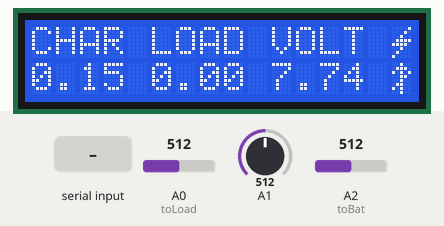
Bench run of a sketch on a simulated Arduino Uno, built with avr-gcc and run on an emulated ATmega328P. On the bench: 16×2 character LCD. Inputs (shaded band) come from the test bench; at power-on: A2 (toBat) = 512, A0 (toLoad) = 512, A1 = 512.

Above: at 1.3 s.
1.4 s: A2 (toBat) set to 502
At 2.2 s:
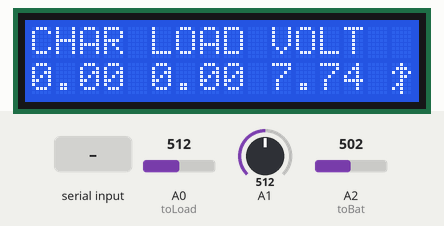
3.0 s: "Y" received over Serial
4.6 s: "C" received over Serial
6.3 s: A2 (toBat) set to 511
At 7.5 s:
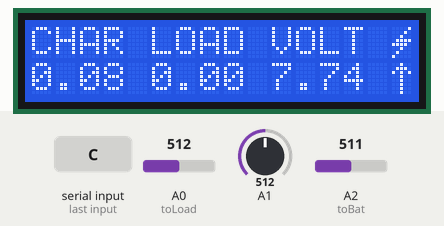
7.9 s: "Y" received over Serial
9.6 s: A0 (toLoad) set to 716
At 10.9 s:
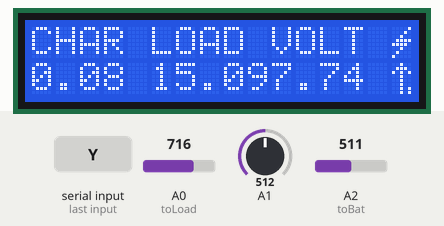
Timing chart, 0 to 12.6 s (numbered marks = the images above; inputs shaded):
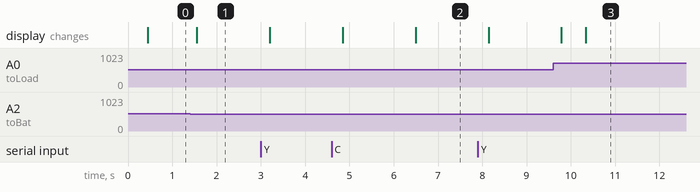

The sketch:

Arduino_code.ino
```cpp
#include <LiquidCrystal_I2C.h>
#define toBat A2
#define toLoad A0

LiquidCrystal_I2C lcd(0x27, 16, 2);
float sensorValue = 0.0;
float current = 0;
byte cSymbol[] = { B00001, B00010, B00100, B01111, B11110, B00100, B01000, B10000 };
byte cNull[] = { B00000, B00000, B00000, B00000, B00000, B00000, B00000, B00000 };
byte cConnect[] = { B00100, B01110, B10101, B00100, B00100, B00100, B00100, B00100 };
byte cSend[] = { B00100, B01110, B10101, B00100, B00100, B00100, B00101, B00101 };
byte cFail[] = { B00100, B01110, B10101, B00110, B00100, B01100, B10100, B00100 };
long int prev = 0;

float getToLoad() {
  sensorValue = 0.0;

  for (byte i = 0; i < 50; i++) {
    sensorValue += analogRead(toLoad);
    delay(2);
  }
  sensorValue = (sensorValue / 50.0);
  sensorValue = ((sensorValue * 5.0 / 1024.0) - 2.5) / 0.066;


  return (sensorValue > 0.0) ? sensorValue : 0.0;
}

float getToBat() {

  sensorValue = 0.0;
  for (byte i = 0; i < 50; i++) {
    sensorValue += analogRead(toBat);
    delay(2);
  }
  sensorValue = (sensorValue / 50.0);
  sensorValue = ((sensorValue * 5.0 / 1024.0) - 2.49) / 0.066;

  return (sensorValue > 0.0) ? sensorValue : 0.0;
}

void display(float charg, float load, float volt) {
  //lcd.clear();
  lcd.setCursor(0, 0);
  lcd.print("CHAR");
  lcd.setCursor(0, 1);
  lcd.print(charg);

  if (charg != 0.0) {
    lcd.setCursor(15, 0);
    lcd.write(byte(0));
  } else {
    lcd.setCursor(15, 0);
    lcd.write(byte(1));
  }


  lcd.setCursor(5, 0);
  lcd.print("LOAD");
  lcd.setCursor(5, 1);
  lcd.print(load);

  lcd.setCursor(10, 0);
  lcd.print("VOLT");
  lcd.setCursor(10, 1);
  lcd.print(volt);

  if ((millis() - prev) > 16000) {
    String msg = "";
    msg.concat(charg);
    msg += ":";
    msg.concat(load);
    msg += ":";
    msg.concat(volt);
    msg += ":";
    Serial.println(msg);

    prev = millis();
  }

  //delay(500);
}

float readVolt() {

  sensorValue = 0.0;
  for (byte i = 0; i < 50; i++) {
    sensorValue += analogRead(A1);
    delay(2);
  }
  sensorValue = sensorValue / 50.0;
  sensorValue = (sensorValue * 5.0) / 1024.0;
  sensorValue = (sensorValue / (8060.0 / 25970.0)) - 0.32;
  return (sensorValue > 0.0) ? sensorValue : 0.0;
}

void setup() {
  lcd.init();
  lcd.backlight();
  lcd.createChar(0, cSymbol);
  lcd.createChar(1, cNull);
  lcd.createChar(2, cConnect);
  lcd.createChar(3, cSend);
  lcd.createChar(4, cFail);
  Serial.begin(9600);


  lcd.setCursor(15, 1);
  lcd.write(byte(4));
}

void loop() {
  display(getToBat(), getToLoad(), readVolt());

  if (Serial.available()) {

    switch (Serial.read()) {
      case 'Y':
        lcd.setCursor(15, 1);
        lcd.write(byte(3));
        break;

      case 'N':
        lcd.setCursor(15, 1);
        lcd.write(byte(4));
        break;

      case 'C':
        lcd.setCursor(15, 1);
        lcd.write(byte(2));
        break;
    }
  }

  delay(200);
}
```

Measured:
- the behaviour switches between 510 and 509 on A2 (toBat) (found by bisection; images 0 and 1)
- after the input at 1.4 s, the display: changes after 0.15 s (image 1)
- after the input at 6.3 s, the display: changes after 0.19 s (image 2)
- after the input at 9.6 s, the display: first changes after 0.19 s (image 3 shows a later state)
